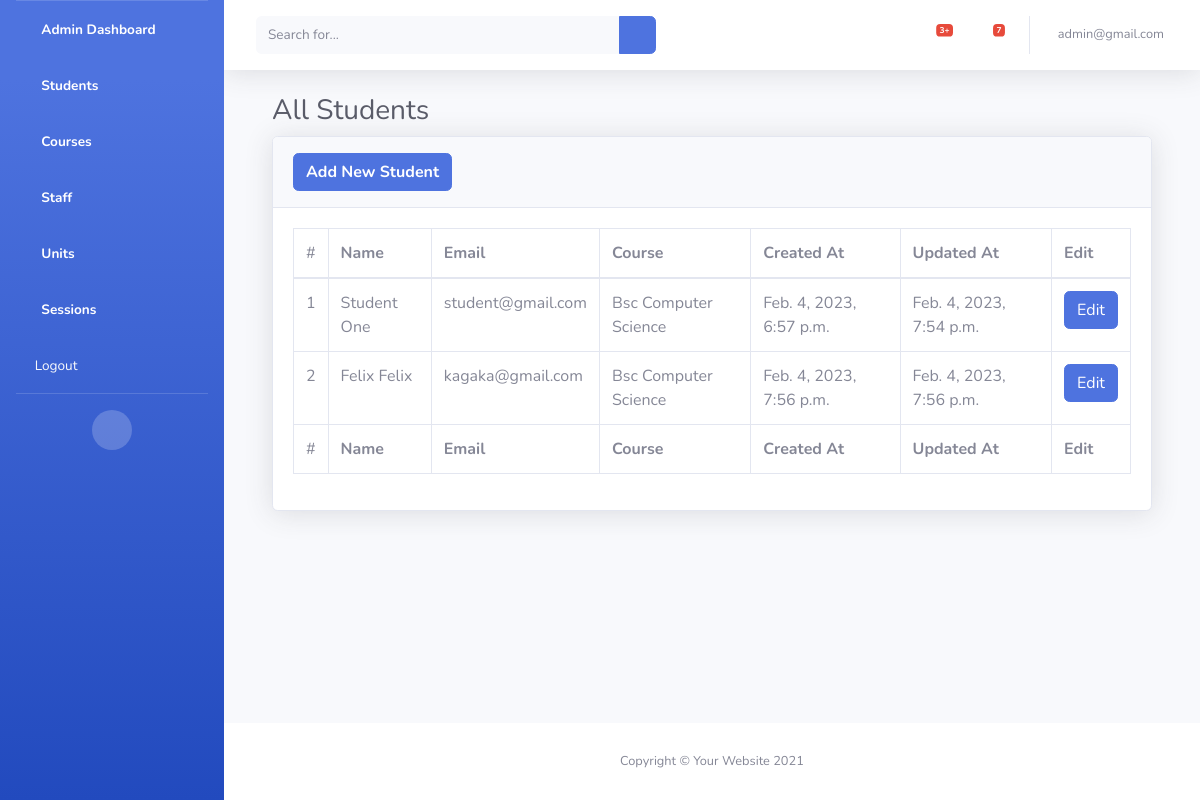
Screenshot of /students (signed in) with the database file from the repository.
### users/models.py (models this page shows, shortened)
class User(AbstractBaseUser,PermissionsMixin):
    email =models.EmailField(verbose_name="email address",unique=True)
    first_name = models.CharField(max_length=15)
    last_name = models.CharField(max_length=15)
    is_admin = models.BooleanField(default=False)
    is_staff= models.BooleanField(default=False)
    is_student= models.BooleanField(default=False)
    is_parent= models.BooleanField(default=False)
    is_lecturer= models.BooleanField(default=False)
    is_superuser = models.BooleanField(default=False)
    date_registered = models.DateTimeField(auto_now_add=True)
    date_updated = models.DateTimeField(auto_now=True)
    last_login =models.DateTimeField(auto_now=True)
    is_active = models.BooleanField(default=True)
    role = models.CharField(
        max_length = 40,
        choices = ROLES
        )
    objects = UserManager()
    USERNAME_FIELD= 'email'
    REQUIRED_FIELDS = ["first_name","last_name", "role"]

class Student(models.Model):
    user = models.OneToOneField(User, on_delete=models.CASCADE,
                                limit_choices_to={ 'role': "is_student"},
                                )
    gender = models.CharField(max_length=10,choices= gender)
    course = models.ForeignKey(Course,on_delete=models.PROTECT)
    year_of_study = models.CharField(choices=academic, max_length=5)
    session = models.ForeignKey(Session, on_delete=models.DO_NOTHING)
    created_at = models.DateTimeField(auto_now_add=True)
    updated_at = models.DateTimeField(auto_now=True)

class Course(models.Model):
    name = models.CharField(max_length=50, unique=True)
    created_at = models.DateTimeField(auto_now_add=True)
    updated_at = models.DateTimeField(auto_now=True)

### users/decorators.py (the view)
        def _wrapped_view(request, *args, **kwargs):
            if not request.user.is_superuser:
                messages.error(request, "You are not authorized to access this page!")
                return redirect(redirect_url)
            return view_func(request, *args, **kwargs)

### users/views.py (called while the page is built)
@user_is_superuser
def students(request):
    students = Student.objects.all()
    return render(request, "admin/students.html",
    context ={"students":students})

### templates/admin/students.html
{% extends 'main.html' %}
{% block container %}
<div class="container-fluid">
                    <h1 class="h3 mb-2 text-gray-800">All Students</h1>
                    <div class="card shadow mb-4">
                        <div class="card-header py-3">
                            <a href="/add_student" class="m-0 font-weight-bold btn btn-primary">Add New Student</a>
                        </div>
                        <div class="card-body">
                            <div class="table-responsive">
                                <table class="table table-bordered" id="dataTable" width="100%" cellspacing="0">
                                    <thead>
                                        <tr>
                                            <td>#</td>
                                            <th>Name</th>
                                            <th>Email</th>
                                            <th>Course</th>
                                            <th>Created At</th>
                                            <th>Updated At</th>
                                            <th>Edit</th>
                                        </tr>
                                    </thead>
                                    <tfoot>
                                        <tr>
                                            <td>#</td>
                                            <th>Name</th>
                                            <th>Email</th>
                                            <th>Course</th>
                                            <th>Created At</th>
                                            <th>Updated At</th>
                                            <th>Edit</th>
                                        </tr>
                                    </tfoot>
                                   <tbody>
                                    {% if students %}
                                    {% for student in students   %}
                                    <tr>
                                        <td>{{forloop.counter}}</td>
                                        <td>{{student.user.first_name}} {{ student.user.last_name}}</td>
                                        <td>{{student.user.email}}</td>
                                        <td>{{student.course.name}}</td>
                                        <td>{{ student.created_at }}</td>
                                        <td>{{student.updated_at}}</td>
                                        <td><a href="/edit_student/{{ student.pk }}" class="btn btn-primary">Edit</a></td>
                                    </tr>
                                    {% endfor %}
                                        {% else %}
                                       <tr class="w-100">
                                        <p class="text-danger">No students has been added</p>
                                       </tr>
                                    {% endif %}
                                   </tbody>
                                </table>
                            </div>
                        </div>
                    </div>
</div>
{% endblock container %}

### templates/main.html (shortened to what this page needs)
{% extends 'base.html' %}
{% block content %}
<body id="page-top">
    <div id="wrapper">
       {% include "sidebar.html" %}
        <div id="content-wrapper" class="d-flex flex-column">
            <div id="content">
            {% include "navbar.html" %}
                <div class="container-fluid">
                {% block container %}
                {% endblock container %}
                </div>
            </div>
            <footer class="sticky-footer bg-white">
                <div class="container my-auto">
                    <div class="copyright text-center my-auto">
                        <span>Copyright &copy; Your Website 2021</span>
                    </div>
                </div>
            </footer>
        </div>
    </div>
</body>
{% endblock content %}

### templates/base.html (shortened to what this page needs)
{% load static %}
<!DOCTYPE html>
<html lang="en">
<head>
<link href="{% static "vendor/fontawesome-free/css/all.min.css" %}" rel="stylesheet" type="text/css">
<link href="{% static "css/sb-admin-2.min.css" %}" rel="stylesheet">
<link rel="stylesheet" href="//cdn.jsdelivr.net/npm/alertifyjs@1.13.1/build/css/alertify.min.css"/>
<link rel="stylesheet" href="//cdn.jsdelivr.net/npm/alertifyjs@1.13.1/build/css/themes/default.min.css"/>
</head>
<body>
{% block content%}
{% endblock content %}
</body>
</html>

### templates/sidebar.html (shortened to what this page needs)
{% block content %}
 <ul class="navbar-nav bg-gradient-primary sidebar sidebar-dark accordion" id="accordionSidebar">
{% if user.is_authenticated  %}
{% if user.role == "is_student" %}
<li class="nav-item active">
    <a class="nav-link" href="/">
        <i class="fas fa-fw fa-tachometer-alt"></i>
        <span>Student Dashboard</span></a>
</li>
{% elif user.is_superuser and user.role == "is_admin" %}
<li class="nav-item active">
    <a class="nav-link" href="/">
        <i class="fas fa-fw fa-tachometer-alt"></i>
        <span>Admin Dashboard</span></a>
</li>
  <li class="nav-item active">
    <a class="nav-link collapsed" href="#" data-toggle="collapse" data-target="#studentTab"
        aria-expanded="true" aria-controls="collapseTwo">
        <i class="fas fa-fw fa-cog"></i>
        <span>Students</span>
    </a>
</li>
  <li class="nav-item active">
    <a class="nav-link collapsed" href="#" data-toggle="collapse" data-target="#courseTab"
        aria-expanded="true" aria-controls="collapseTwo">
        <i class="fas fa-fw fa-cog"></i>
        <span>Courses</span>
    </a>
</li>
 <li class="nav-item active">
    <a class="nav-link collapsed" href="#" data-toggle="collapse" data-target="#staffTab"
        aria-expanded="true" aria-controls="collapseTwo">
        <i class="fas fa-fw fa-cog"></i>
        <span>Staff</span>
    </a>
</li>
 <li class="nav-item active">
    <a class="nav-link collapsed" href="#" data-toggle="collapse" data-target="#unitsTab"
        aria-expanded="true" aria-controls="collapseTwo">
        <i class="fas fa-fw fa-cog"></i>
        <span>Units</span>
    </a>
</li>
<li class="nav-item active">
    <a class="nav-link collapsed" href="#" data-toggle="collapse" data-target="#sessionsTab"
        aria-expanded="true" aria-controls="collapseTwo">
        <i class="fas fa-fw fa-cog"></i>
        <span>Sessions</span>
    </a>
</li>
{% endif %}
<li class="nav-item">
    <a class="nav-link text-light" href="/logout">
        <i class="fa fa-power-off"></i>
        <span>Logout</span></a>
</li>
{% else %}
<li class="nav-item">
    <a class="nav-link" href="/login">
        <i class="fas fa-fw fa-table"></i>
        <span>Login</span></a>
</li>
{% endif %}
    <hr class="sidebar-divider d-none d-md-block">
    <div class="text-center d-none d-md-inline">
        <button class="rounded-circle border-0" id="sidebarToggle"></button>
    </div>
</ul>
{% endblock content %}

### templates/navbar.html (shortened to what this page needs)
{% load static %}
{% block content %}
 <nav class="navbar navbar-expand navbar-light bg-white topbar mb-4 static-top shadow">
    <form
        class="d-none d-sm-inline-block form-inline mr-auto ml-md-3 my-2 my-md-0 mw-100 navbar-search">
        <div class="input-group">
            <input type="text" class="form-control bg-light border-0 small" placeholder="Search for..."
                aria-label="Search" aria-describedby="basic-addon2">
            <div class="input-group-append">
                <button class="btn btn-primary" type="button">
                    <i class="fas fa-search fa-sm"></i>
                </button>
            </div>
        </div>
    </form>
        <ul class="navbar-nav ml-auto">
            <li class="nav-item dropdown no-arrow mx-1">
                <a class="nav-link dropdown-toggle" href="#" id="alertsDropdown" role="button"
                    data-toggle="dropdown" aria-haspopup="true" aria-expanded="false">
                    <i class="fas fa-bell fa-fw"></i>
                    <span class="badge badge-danger badge-counter">3+</span>
                </a>
            </li>
            <li class="nav-item dropdown no-arrow mx-1">
                <a class="nav-link dropdown-toggle" href="#" id="messagesDropdown" role="button"
                    data-toggle="dropdown" aria-haspopup="true" aria-expanded="false">
                    <i class="fas fa-envelope fa-fw"></i>
                    <span class="badge badge-danger badge-counter">7</span>
                </a>
            </li>
{% if user.is_authenticated %}
  <li class="nav-item dropdown no-arrow">
    <a class="nav-link dropdown-toggle" href="#" id="userDropdown" role="button"
        data-toggle="dropdown" aria-haspopup="true" aria-expanded="false">
        <span class="mr-2 d-none d-lg-inline text-gray-600 small">{{ user.email }}</span>
    </a>
</li>
{% endif %}
        </ul>
    </nav>
{% endblock content %}

### rows the page displays
User: email "admin@gmail.com"
Student: user.first_name "Student", user.last_name "One", user.email "student@gmail.com", course.name "Bsc Computer Science", created_at "Feb. 4, 2023, 6:57 p.m.", updated_at "Feb. 4, 2023, 7:54 p.m."
Student: user.first_name "Felix", user.last_name "Felix", user.email "kagaka@gmail.com", course.name "Bsc Computer Science", created_at "Feb. 4, 2023, 7:56 p.m.", updated_at "Feb. 4, 2023, 7:56 p.m."
